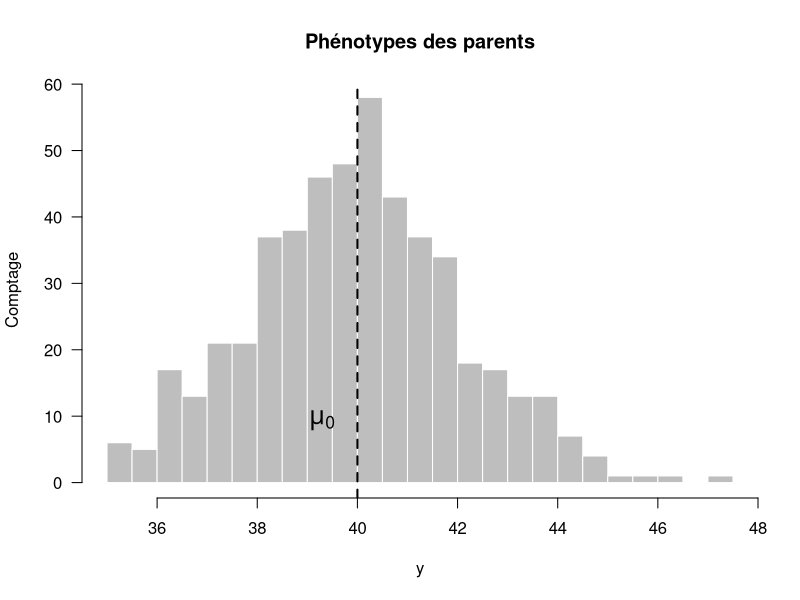
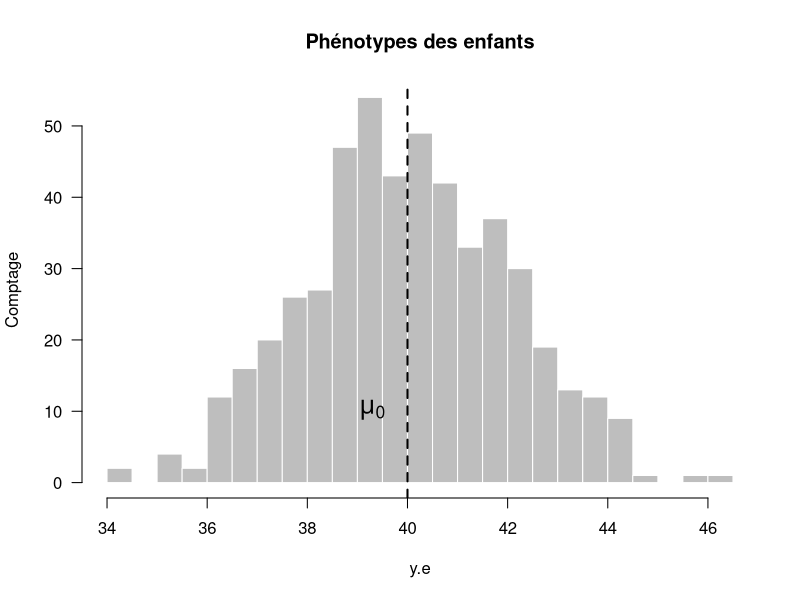
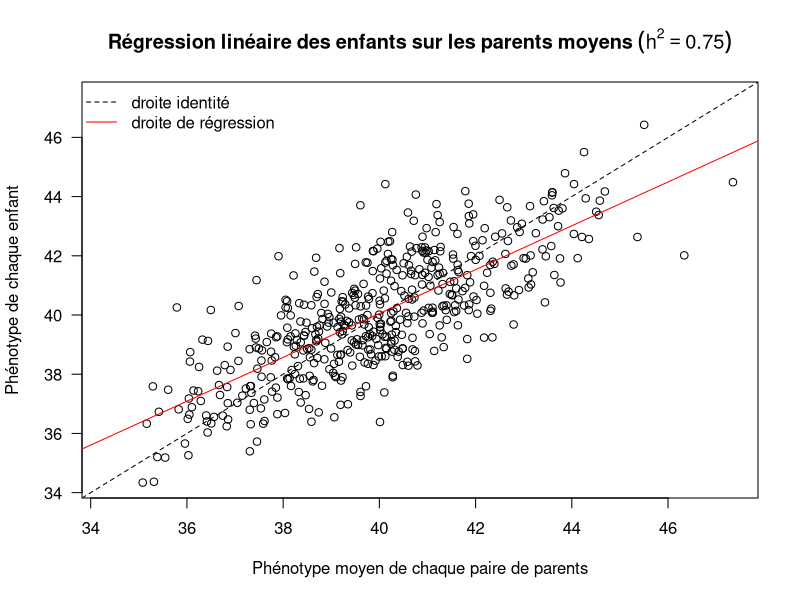
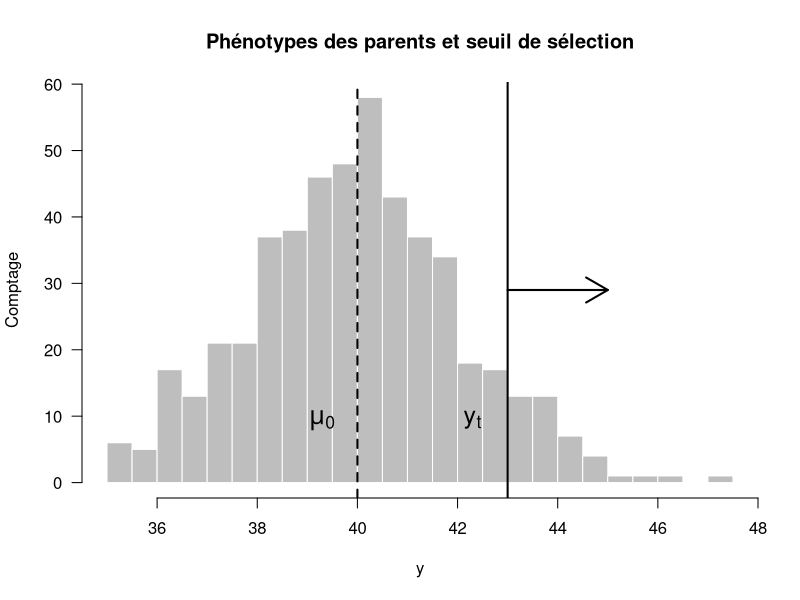
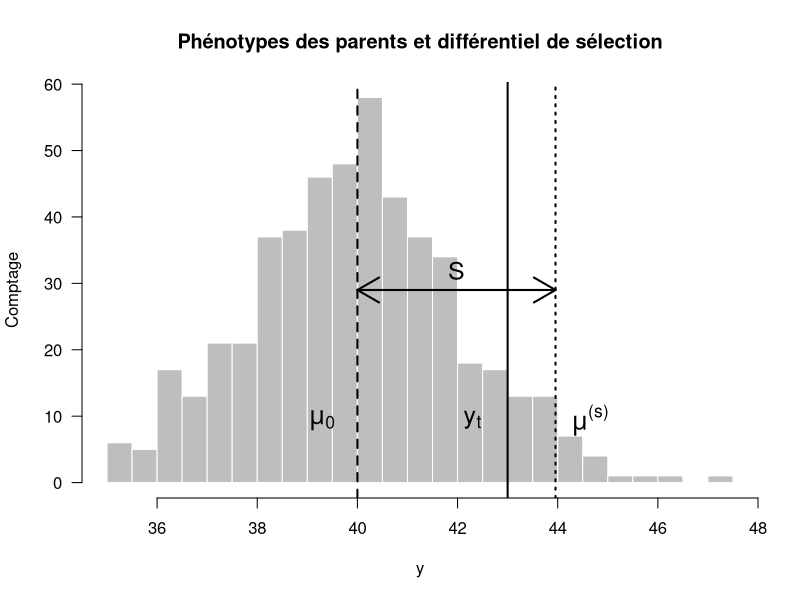
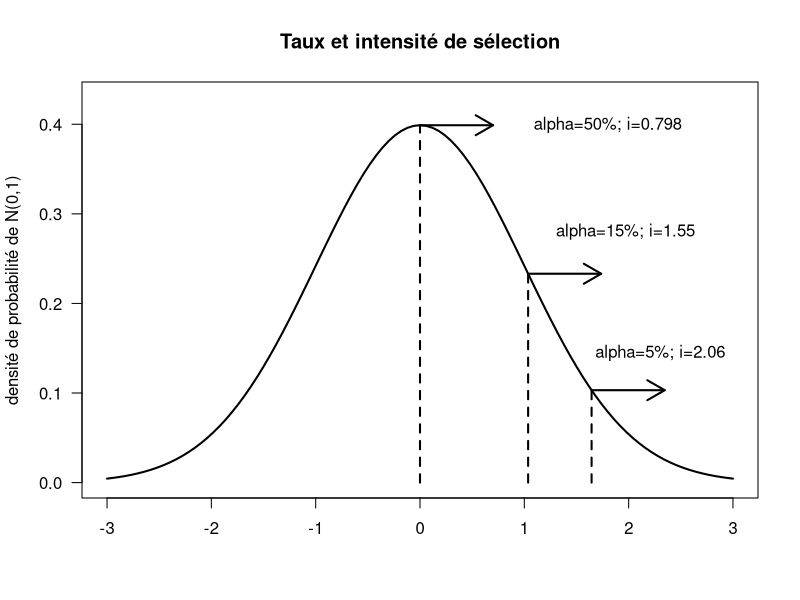
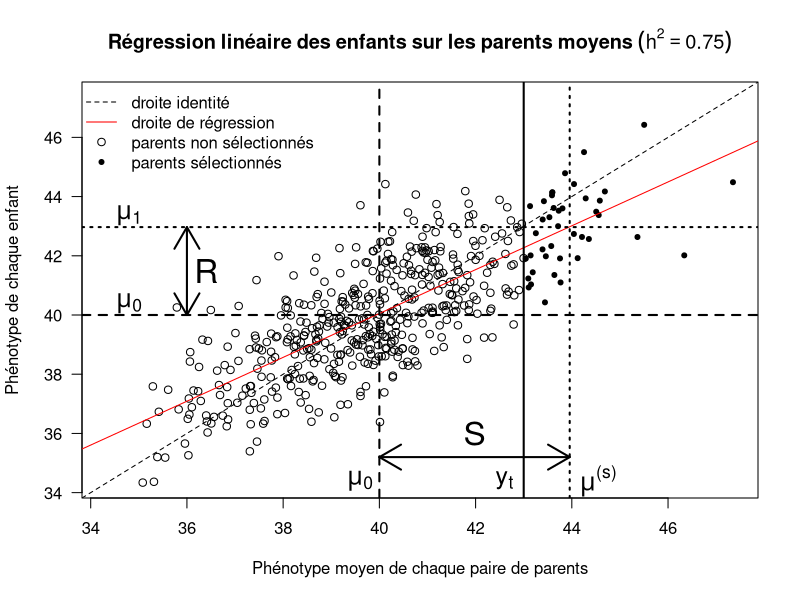

The R script that drew these images, in order:
## ---- chunk 1
R.v.maj <- as.numeric(R.version$major)
R.v.min.1 <- as.numeric(strsplit(R.version$minor, "\\.")[[1]][1])
if(R.v.maj < 2 || (R.v.maj == 2 && R.v.min.1 < 15))
  stop("requires R >= 2.15", call.=FALSE)

suppressPackageStartupMessages(library(knitr))
opts_chunk$set(echo=TRUE, warning=TRUE, message=TRUE, cache=FALSE, fig.align="center")

options(digits=3)
## ---- chunk 2
suppressPackageStartupMessages(library(MASS))
## ---- chunk 3
set.seed(1859)
I <- 500
J <- 1
N <- I * J
mu.0 <- 40
mean.midparents <- mu.0
mean.offsprings <- mu.0
sigma.a2 <- 3
sigma2 <- 1
var.midparents <- sigma.a2 + sigma2
var.offsprings <- sigma.a2 + sigma2
(h2 <- sigma.a2 / (sigma.a2 + sigma2))
covar.midpar.off <- h2 * var.midparents
Sigma <- matrix(c(var.midparents, covar.midpar.off,
                  covar.midpar.off, var.offsprings),
                nrow=2, ncol=2)
all.y <- mvrnorm(n=N, mu=c(mean.midparents, mean.offsprings),
                 Sigma=Sigma)
y <- all.y[,1] # mid-parents
y.e <- all.y[,2] # offsprings
## ---- chunk 4
tmp <- hist(x=y, breaks="FD",
            col="grey", border="white", las=1,
            main="Phénotypes des parents", ylab="Comptage")
y1 <- quantile(tmp$counts, 0.35)
abline(v=mu.0, lty=2, lwd=2)
text(x=mu.0-0.7, y=y1, labels=expression(mu["0"]), cex=1.5)
tmp <- hist(x=y.e, breaks="FD",
            col="grey", border="white", las=1,
            main="Phénotypes des enfants", ylab="Comptage")
y.e1 <- quantile(tmp$counts, 0.35)
abline(v=mu.0, lty=2, lwd=2)
text(x=mu.0-0.7, y=y.e1, labels=expression(mu["0"]), cex=1.5)
## ---- chunk 5
lang <- "fr"
xylim <- range(c(y, y.e))
plot(x=y, y=y.e, las=1, pch=1,
     xlim=xylim, ylim=xylim,
     xlab=ifelse(lang == "fr",
                 "Phénotype moyen de chaque paire de parents",
                 "Average phenotypes of each parental pair"),
     ylab=ifelse(lang == "fr",
                 "Phénotype de chaque enfant",
                 "Phenotypes of each offspring"))
if(lang == "fr"){
  title(main=bquote(bold(Régression~linéaire~des~enfants~sur~les~parents~moyens)~(h^2==.(h2))))
} else
  title(main=bquote(bold(Linear~regression~of~offsprings~on~average~parents)~(h^2==.(h2))))
abline(a=0, b=1, lty=2)
abline(lm(y.e ~ y), col="red")
legend("topleft",
       legend=c(ifelse(lang == "fr", "droite identité",
                       "identity line"),
                ifelse(lang == "fr", "droite de régression",
                       "regression line")),
       lty=c(2,1), pch=c(-1,-1), col=c("black","red"), bty="n")
## ---- chunk 6
tmp <- hist(x=y, breaks="FD",
            col="grey", border="white", las=1,
            main="Phénotypes des parents et seuil de sélection",
            ylab="Comptage")
y2 <- 0.5*max(tmp$counts)
abline(v=mu.0, lty=2, lwd=2)
text(x=mu.0-0.7, y=y1, labels=expression(mu["0"]), cex=1.5)
y.t <- 43
abline(v=y.t, lty=1, lwd=2)
text(x=y.t-0.7, y=y1, labels=expression("y"["t"]), cex=1.5)
arrows(x0=y.t, y0=y2, x1=y.t+2, y1=y2, lwd=2)
## ---- chunk 7
sum(is.sel <- (y >= y.t))
(mu.s <- mean(y[is.sel]))
(S <- mu.s - mu.0)
## ---- chunk 8
tmp <- hist(x=y, breaks="FD", col="grey", border="white", las=1,
            main="Phénotypes des parents et différentiel de sélection",
            ylab="Comptage")
abline(v=mu.0, lty=2, lwd=2)
text(x=mu.0-0.7, y=y1, labels=expression(mu["0"]), cex=1.5)
y.t <- 43
abline(v=y.t, lty=1, lwd=2)
text(x=y.t-0.7, y=y1, labels=expression("y"["t"]), cex=1.5)
abline(v=mu.s, lty=3, lwd=2)
text(x=mu.s+0.7, y=y1, labels=expression(mu^"(s)"), cex=1.5)
arrows(x0=mu.0, y0=y2,
       x1=mu.s, y1=y2, lwd=2, code=3)
text(x=mu.0+(S/2), y=1.1*y2, labels="S", cex=1.5)
## ---- chunk 9
(alpha <- sum(is.sel) / length(y))
## ---- chunk 10
alpha <- c(0.01, 0.05, 0.1, 0.15, 0.2, 0.5) # from 1% to 20%
z <- qnorm(p=alpha, mean=0, sd=1, lower.tail=FALSE)
phi.z <- dnorm(x=z, mean=0, sd=1)
(i <- phi.z / alpha)
## ---- chunk 11
curve(expr=dnorm(x, mean=0, sd=1), from=-3, to=3,
      main="Taux et intensité de sélection",
      xlab="",
      ylab="densité de probabilité de N(0,1)",
      ylim=c(0, 0.43),
      las=1, col="black", lwd=2)
idx <- which(alpha %in% 0.05)
lines(x=c(z[idx], z[idx]), y=c(0,phi.z[idx]), lwd=2, lty=2)
arrows(x0=z[idx], y0=phi.z[idx], x1=z[idx]+0.7, lwd=2, length=0.2)
text(x=z[idx]*1.4, y=phi.z[idx]*1.4,
     labels=paste0("alpha=", format(100*alpha[idx], digits=2), "%",
                   "; i=", format(i[idx], digits=3)))
idx <- which(alpha %in% 0.15)
lines(x=c(z[idx], z[idx]), y=c(0,phi.z[idx]), lwd=2, lty=2)
arrows(x0=z[idx], y0=phi.z[idx], x1=z[idx]+0.7, lwd=2, length=0.2)
text(x=z[idx]*1.9, y=phi.z[idx]*1.2,
     labels=paste0("alpha=", format(100*alpha[idx], digits=2), "%",
                   "; i=", format(i[idx], digits=3)))
idx <- which(alpha %in% 0.50)
lines(x=c(z[idx], z[idx]), y=c(0,phi.z[idx]), lwd=2, lty=2)
arrows(x0=z[idx], y0=phi.z[idx], x1=z[idx]+0.7, lwd=2, length=0.2)
text(x=z[idx]+1.8, y=phi.z[idx],
     labels=paste0("alpha=", format(100*alpha[idx], digits=2), "%",
                   "; i=", format(i[idx], digits=3)))
## ---- chunk 12
(mu.1 <- mean(y.e[is.sel]))
(R <- mu.1 - mu.0)
## ---- chunk 13
lang <- "fr"
plot(x=y, y=y.e, las=1, type="n",
     xlim=xylim, ylim=xylim,
     xlab=ifelse(lang == "fr",
                 "Phénotype moyen de chaque paire de parents",
                 "Average phenotypes of each parental pair"),
     ylab=ifelse(lang == "fr",
                 "Phénotype de chaque enfant",
                 "Phenotypes of each offspring"))
if(lang == "fr"){
  title(main=bquote(bold(Régression~linéaire~des~enfants~sur~les~parents~moyens)~(h^2==.(h2))))
} else
  title(main=bquote(bold(Linear~regression~of~offsprings~on~average~parents)~(h^2==.(h2))))
points(x=y[! is.sel], y=y.e[! is.sel], pch=1)
points(x=y[is.sel], y=y.e[is.sel], pch=20)
abline(a=0, b=1, lty=2)
abline(lm(y.e ~ y), col="red")
legend("topleft",
       legend=c(ifelse(lang == "fr", "droite identité",
                       "identity line"),
                ifelse(lang == "fr", "droite de régression",
                       "regression line"),
                ifelse(lang == "fr", "parents non sélectionnés",
                       "unselected parents"),
                ifelse(lang == "fr", "parents sélectionnés",
                       "selected parents")),
       lty=c(2,1,0,0), pch=c(-1,-1,1,20), col=c("black","red","black"),
       bty="n")
abline(v=mu.0, lty=2, lwd=2)
text(x=mu.0-0.4, y=34.4, labels=expression(mu["0"]), cex=1.5)
abline(h=mu.0, lty=2, lwd=2)
text(x=34.8, y=mu.0+0.4, labels=expression(mu["0"]), cex=1.5)
abline(v=y.t, lty=1, lwd=2)
text(x=y.t-0.4, y=34.4, labels=expression("y"["t"]), cex=1.5)
abline(v=mu.s, lty=3, lwd=2)
text(x=mu.s+0.6, y=34.4, labels=expression(mu^"(s)"), cex=1.5)
arrows(x0=mu.0, y0=35.2,
       x1=mu.s, y1=35.2, lwd=2, code=3)
text(x=mu.0+(S/2), y=36, labels="S", cex=2)
abline(h=mu.1, lty=3, lwd=2)
text(x=34.8, y=mu.1+0.4, labels=expression(mu["1"]), cex=1.5)
arrows(x0=36, y0=mu.0,
       x1=36, y1=mu.1, lwd=2, code=3)
text(x=36.4, y=mu.0+(R/2), labels="R", cex=2)
## mtext("T. Flutre (INRA)", side=1, line=3.5, at=47, cex=0.8)
## ---- chunk 14
print(sessionInfo(), locale=FALSE)
